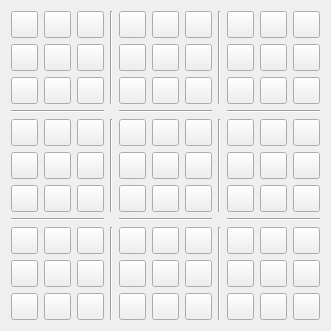
  <widget class="QWidget" name="gridLayoutWidget_8">
   <property name="geometry">
    <rect>
     <x>30</x>
     <y>70</y>
     <width>331</width>
     <height>331</height>
    </rect>
   </property>
   <layout class="QGridLayout" name="Grid">
    <item row="4" column="2">
     <layout class="QGridLayout" name="subGrid_8">
      <item row="2" column="0">
       <widget class="QPushButton" name="grid_94">
        <property name="sizePolicy">
         <sizepolicy hsizetype="Ignored" vsizetype="Ignored">
          <horstretch>0</horstretch>
          <verstretch>0</verstretch>
         </sizepolicy>
        </property>
        <property name="text">
         <string/>
        </property>
       </widget>
      </item>
      <item row="2" column="1">
       <widget class="QPushButton" name="grid_95">
        <property name="sizePolicy">
         <sizepolicy hsizetype="Ignored" vsizetype="Ignored">
          <horstretch>0</horstretch>
          <verstretch>0</verstretch>
         </sizepolicy>
        </property>
        <property name="text">
         <string/>
        </property>
       </widget>
      </item>
      <item row="0" column="1">
       <widget class="QPushButton" name="grid_75">
        <property name="sizePolicy">
         <sizepolicy hsizetype="Ignored" vsizetype="Ignored">
          <horstretch>0</horstretch>
          <verstretch>0</verstretch>
         </sizepolicy>
        </property>
        <property name="text">
         <string/>
        </property>
       </widget>
      </item>
      <item row="2" column="2">
       <widget class="QPushButton" name="grid_96">
        <property name="sizePolicy">
         <sizepolicy hsizetype="Ignored" vsizetype="Ignored">
          <horstretch>0</horstretch>
          <verstretch>0</verstretch>
         </sizepolicy>
        </property>
        <property name="text">
         <string/>
        </property>
       </widget>
      </item>
      <item row="0" column="2">
       <widget class="QPushButton" name="grid_76">
        <property name="sizePolicy">
         <sizepolicy hsizetype="Ignored" vsizetype="Ignored">
          <horstretch>0</horstretch>
          <verstretch>0</verstretch>
         </sizepolicy>
        </property>
        <property name="text">
         <string/>
        </property>
       </widget>
      </item>
      <item row="1" column="0">
       <widget class="QPushButton" name="grid_84">
        <property name="sizePolicy">
         <sizepolicy hsizetype="Ignored" vsizetype="Ignored">
          <horstretch>0</horstretch>
          <verstretch>0</verstretch>
         </sizepolicy>
        </property>
        <property name="text">
         <string/>
        </property>
       </widget>
      </item>
      <item row="1" column="2">
       <widget class="QPushButton" name="grid_86">
        <property name="sizePolicy">
         <sizepolicy hsizetype="Ignored" vsizetype="Ignored">
          <horstretch>0</horstretch>
          <verstretch>0</verstretch>
         </sizepolicy>
        </property>
        <property name="text">
         <string/>
        </property>
       </widget>
      </item>
      <item row="0" column="0">
       <widget class="QPushButton" name="grid_74">
        <property name="sizePolicy">
         <sizepolicy hsizetype="Ignored" vsizetype="Ignored">
          <horstretch>0</horstretch>
          <verstretch>0</verstretch>
         </sizepolicy>
        </property>
        <property name="text">
         <string/>
        </property>
       </widget>
      </item>
      <item row="1" column="1">
       <widget class="QPushButton" name="grid_85">
        <property name="sizePolicy">
         <sizepolicy hsizetype="Ignored" vsizetype="Ignored">
          <horstretch>0</horstretch>
          <verstretch>0</verstretch>
         </sizepolicy>
        </property>
        <property name="text">
         <string/>
        </property>
       </widget>
      </item>
     </layout>
    </item>
    <item row="0" column="2">
     <layout class="QGridLayout" name="subGrid_2">
      <item row="0" column="2">
       <widget class="QPushButton" name="grid_16">
        <property name="sizePolicy">
         <sizepolicy hsizetype="Ignored" vsizetype="Ignored">
          <horstretch>0</horstretch>
          <verstretch>0</verstretch>
         </sizepolicy>
        </property>
        <property name="text">
         <string/>
        </property>
       </widget>
      </item>
      <item row="1" column="0">
       <widget class="QPushButton" name="grid_24">
        <property name="sizePolicy">
         <sizepolicy hsizetype="Ignored" vsizetype="Ignored">
          <horstretch>0</horstretch>
          <verstretch>0</verstretch>
         </sizepolicy>
        </property>
        <property name="text">
         <string/>
        </property>
       </widget>
      </item>
      <item row="0" column="1">
       <widget class="QPushButton" name="grid_15">
        <property name="sizePolicy">
         <sizepolicy hsizetype="Ignored" vsizetype="Ignored">
          <horstretch>0</horstretch>
          <verstretch>0</verstretch>
         </sizepolicy>
        </property>
        <property name="text">
         <string/>
        </property>
       </widget>
      </item>
      <item row="0" column="0">
       <widget class="QPushButton" name="grid_14">
        <property name="sizePolicy">
         <sizepolicy hsizetype="Ignored" vsizetype="Ignored">
          <horstretch>0</horstretch>
          <verstretch>0</verstretch>
         </sizepolicy>
        </property>
        <property name="text">
         <string/>
        </property>
       </widget>
      </item>
      <item row="2" column="0">
       <widget class="QPushButton" name="grid_34">
        <property name="sizePolicy">
         <sizepolicy hsizetype="Ignored" vsizetype="Ignored">
          <horstretch>0</horstretch>
          <verstretch>0</verstretch>
         </sizepolicy>
        </property>
        <property name="text">
         <string/>
        </property>
       </widget>
      </item>
      <item row="1" column="1">
       <widget class="QPushButton" name="grid_25">
        <property name="sizePolicy">
         <sizepolicy hsizetype="Ignored" vsizetype="Ignored">
          <horstretch>0</horstretch>
          <verstretch>0</verstretch>
         </sizepolicy>
        </property>
        <property name="text">
         <string/>
        </property>
       </widget>
      </item>
      <item row="1" column="2">
       <widget class="QPushButton" name="grid_26">
        <property name="sizePolicy">
         <sizepolicy hsizetype="Ignored" vsizetype="Ignored">
          <horstretch>0</horstretch>
          <verstretch>0</verstretch>
         </sizepolicy>
        </property>
        <property name="text">
         <string/>
        </property>
       </widget>
      </item>
      <item row="2" column="1">
       <widget class="QPushButton" name="grid_35">
        <property name="sizePolicy">
         <sizepolicy hsizetype="Ignored" vsizetype="Ignored">
          <horstretch>0</horstretch>
          <verstretch>0</verstretch>
         </sizepolicy>
        </property>
        <property name="text">
         <string/>
        </property>
       </widget>
      </item>
      <item row="2" column="2">
       <widget class="QPushButton" name="grid_36">
        <property name="sizePolicy">
         <sizepolicy hsizetype="Ignored" vsizetype="Ignored">
          <horstretch>0</horstretch>
          <verstretch>0</verstretch>
         </sizepolicy>
        </property>
        <property name="text">
         <string/>
        </property>
       </widget>
      </item>
     </layout>
    </item>
    <item row="2" column="0">
     <layout class="QGridLayout" name="subGrid_4">
      <item row="0" column="1">
       <widget class="QPushButton" name="grid_42">
        <property name="sizePolicy">
         <sizepolicy hsizetype="Ignored" vsizetype="Ignored">
          <horstretch>0</horstretch>
          <verstretch>0</verstretch>
         </sizepolicy>
        </property>
        <property name="text">
         <string/>
        </property>
       </widget>
      </item>
      <item row="2" column="2">
       <widget class="QPushButton" name="grid_63">
        <property name="sizePolicy">
         <sizepolicy hsizetype="Ignored" vsizetype="Ignored">
          <horstretch>0</horstretch>
          <verstretch>0</verstretch>
         </sizepolicy>
        </property>
        <property name="text">
         <string/>
        </property>
       </widget>
      </item>
      <item row="2" column="1">
       <widget class="QPushButton" name="grid_62">
        <property name="sizePolicy">
         <sizepolicy hsizetype="Ignored" vsizetype="Ignored">
          <horstretch>0</horstretch>
          <verstretch>0</verstretch>
         </sizepolicy>
        </property>
        <property name="text">
         <string/>
        </property>
       </widget>
      </item>
      <item row="2" column="0">
       <widget class="QPushButton" name="grid_61">
        <property name="sizePolicy">
         <sizepolicy hsizetype="Ignored" vsizetype="Ignored">
          <horstretch>0</horstretch>
          <verstretch>0</verstretch>
         </sizepolicy>
        </property>
        <property name="text">
         <string/>
        </property>
       </widget>
      </item>
      <item row="1" column="1">
       <widget class="QPushButton" name="grid_52">
        <property name="sizePolicy">
         <sizepolicy hsizetype="Ignored" vsizetype="Ignored">
          <horstretch>0</horstretch>
          <verstretch>0</verstretch>
         </sizepolicy>
        </property>
        <property name="text">
         <string/>
        </property>
       </widget>
      </item>
      <item row="0" column="2">
       <widget class="QPushButton" name="grid_43">
        <property name="sizePolicy">
         <sizepolicy hsizetype="Ignored" vsizetype="Ignored">
          <horstretch>0</horstretch>
          <verstretch>0</verstretch>
         </sizepolicy>
        </property>
        <property name="text">
         <string/>
        </property>
       </widget>
      </item>
      <item row="1" column="0">
       <widget class="QPushButton" name="grid_51">
        <property name="sizePolicy">
         <sizepolicy hsizetype="Ignored" vsizetype="Ignored">
          <horstretch>0</horstretch>
          <verstretch>0</verstretch>
         </sizepolicy>
        </property>
        <property name="text">
         <string/>
        </property>
       </widget>
      </item>
      <item row="1" column="2">
       <widget class="QPushButton" name="grid_53">
        <property name="sizePolicy">
         <sizepolicy hsizetype="Ignored" vsizetype="Ignored">
          <horstretch>0</horstretch>
          <verstretch>0</verstretch>
         </sizepolicy>
        </property>
        <property name="text">
         <string/>
        </property>
       </widget>
      </item>
      <item row="0" column="0">
       <widget class="QPushButton" name="grid_41">
        <property name="sizePolicy">
         <sizepolicy hsizetype="Ignored" vsizetype="Ignored">
          <horstretch>0</horstretch>
          <verstretch>0</verstretch>
         </sizepolicy>
        </property>
        <property name="text">
         <string/>
        </property>
       </widget>
      </item>
     </layout>
    </item>
    <item row="0" column="1">
     <widget class="Line" name="line_13">
      <property name="orientation">
       <enum>Qt::Vertical</enum>
      </property>
     </widget>
    </item>
    <item row="4" column="3">
     <widget class="Line" name="line_14">
      <property name="orientation">
       <enum>Qt::Vertical</enum>
      </property>
     </widget>
    </item>
    <item row="4" column="4">
     <layout class="QGridLayout" name="subGrid_9">
      <item row="1" column="1">
       <widget class="QPushButton" name="grid_88">
        <property name="sizePolicy">
         <sizepolicy hsizetype="Ignored" vsizetype="Ignored">
          <horstretch>0</horstretch>
          <verstretch>0</verstretch>
         </sizepolicy>
        </property>
        <property name="text">
         <string/>
        </property>
       </widget>
      </item>
      <item row="2" column="1">
       <widget class="QPushButton" name="grid_98">
        <property name="sizePolicy">
         <sizepolicy hsizetype="Ignored" vsizetype="Ignored">
          <horstretch>0</horstretch>
          <verstretch>0</verstretch>
         </sizepolicy>
        </property>
        <property name="text">
         <string/>
        </property>
       </widget>
      </item>
      <item row="1" column="2">
       <widget class="QPushButton" name="grid_89">
        <property name="sizePolicy">
         <sizepolicy hsizetype="Ignored" vsizetype="Ignored">
          <horstretch>0</horstretch>
          <verstretch>0</verstretch>
         </sizepolicy>
        </property>
        <property name="text">
         <string/>
        </property>
       </widget>
      </item>
      <item row="0" column="2">
       <widget class="QPushButton" name="grid_79">
        <property name="sizePolicy">
         <sizepolicy hsizetype="Ignored" vsizetype="Ignored">
          <horstretch>0</horstretch>
          <verstretch>0</verstretch>
         </sizepolicy>
        </property>
        <property name="text">
         <string/>
        </property>
       </widget>
      </item>
      <item row="0" column="1">
       <widget class="QPushButton" name="grid_78">
        <property name="sizePolicy">
         <sizepolicy hsizetype="Ignored" vsizetype="Ignored">
          <horstretch>0</horstretch>
          <verstretch>0</verstretch>
         </sizepolicy>
        </property>
        <property name="text">
         <string/>
        </property>
       </widget>
      </item>
      <item row="2" column="2">
       <widget class="QPushButton" name="grid_99">
        <property name="sizePolicy">
         <sizepolicy hsizetype="Ignored" vsizetype="Ignored">
          <horstretch>0</horstretch>
          <verstretch>0</verstretch>
         </sizepolicy>
        </property>
        <property name="text">
         <string/>
        </property>
       </widget>
      </item>
      <item row="1" column="0">
       <widget class="QPushButton" name="grid_87">
        <property name="sizePolicy">
         <sizepolicy hsizetype="Ignored" vsizetype="Ignored">
          <horstretch>0</horstretch>
          <verstretch>0</verstretch>
         </sizepolicy>
        </property>
        <property name="text">
         <string/>
        </property>
       </widget>
      </item>
      <item row="0" column="0">
       <widget class="QPushButton" name="grid_77">
        <property name="sizePolicy">
         <sizepolicy hsizetype="Ignored" vsizetype="Ignored">
          <horstretch>0</horstretch>
          <verstretch>0</verstretch>
         </sizepolicy>
        </property>
        <property name="text">
         <string/>
        </property>
       </widget>
      </item>
      <item row="2" column="0">
       <widget class="QPushButton" name="grid_97">
        <property name="sizePolicy">
         <sizepolicy hsizetype="Ignored" vsizetype="Ignored">
          <horstretch>0</horstretch>
          <verstretch>0</verstretch>
         </sizepolicy>
        </property>
        <property name="text">
         <string/>
        </property>
       </widget>
      </item>
     </layout>
    </item>
    <item row="1" column="4">
     <widget class="Line" name="line_15">
      <property name="orientation">
       <enum>Qt::Horizontal</enum>
      </property>
     </widget>
    </item>
    <item row="2" column="1">
     <widget class="Line" name="line_16">
      <property name="orientation">
       <enum>Qt::Vertical</enum>
      </property>
     </widget>
    </item>
    <item row="1" column="0">
     <widget class="Line" name="line_17">
      <property name="orientation">
       <enum>Qt::Horizontal</enum>
      </property>
     </widget>
    </item>
    <item row="4" column="0">
     <layout class="QGridLayout" name="subGrid_7">
      <item row="0" column="2">
       <widget class="QPushButton" name="grid_73">
        <property name="sizePolicy">
         <sizepolicy hsizetype="Ignored" vsizetype="Ignored">
          <horstretch>0</horstretch>
          <verstretch>0</verstretch>
         </sizepolicy>
        </property>
        <property name="text">
         <string/>
        </property>
       </widget>
      </item>
      <item row="1" column="0">
       <widget class="QPushButton" name="grid_81">
        <property name="sizePolicy">
         <sizepolicy hsizetype="Ignored" vsizetype="Ignored">
          <horstretch>0</horstretch>
          <verstretch>0</verstretch>
         </sizepolicy>
        </property>
        <property name="text">
         <string/>
        </property>
       </widget>
      </item>
      <item row="0" column="1">
       <widget class="QPushButton" name="grid_72">
        <property name="sizePolicy">
         <sizepolicy hsizetype="Ignored" vsizetype="Ignored">
          <horstretch>0</horstretch>
          <verstretch>0</verstretch>
         </sizepolicy>
        </property>
        <property name="text">
         <string/>
        </property>
       </widget>
      </item>
      <item row="0" column="0">
       <widget class="QPushButton" name="grid_71">
        <property name="sizePolicy">
         <sizepolicy hsizetype="Ignored" vsizetype="Ignored">
          <horstretch>0</horstretch>
          <verstretch>0</verstretch>
         </sizepolicy>
        </property>
        <property name="text">
         <string/>
        </property>
       </widget>
      </item>
      <item row="2" column="0">
       <widget class="QPushButton" name="grid_91">
        <property name="sizePolicy">
         <sizepolicy hsizetype="Ignored" vsizetype="Ignored">
          <horstretch>0</horstretch>
          <verstretch>0</verstretch>
         </sizepolicy>
        </property>
        <property name="text">
         <string/>
        </property>
       </widget>
      </item>
      <item row="1" column="1">
       <widget class="QPushButton" name="grid_82">
        <property name="sizePolicy">
         <sizepolicy hsizetype="Ignored" vsizetype="Ignored">
          <horstretch>0</horstretch>
          <verstretch>0</verstretch>
         </sizepolicy>
        </property>
        <property name="text">
         <string/>
        </property>
       </widget>
      </item>
      <item row="1" column="2">
       <widget class="QPushButton" name="grid_83">
        <property name="sizePolicy">
         <sizepolicy hsizetype="Ignored" vsizetype="Ignored">
          <horstretch>0</horstretch>
          <verstretch>0</verstretch>
         </sizepolicy>
        </property>
        <property name="text">
         <string/>
        </property>
       </widget>
      </item>
      <item row="2" column="1">
       <widget class="QPushButton" name="grid_92">
        <property name="sizePolicy">
         <sizepolicy hsizetype="Ignored" vsizetype="Ignored">
          <horstretch>0</horstretch>
          <verstretch>0</verstretch>
         </sizepolicy>
        </property>
        <property name="text">
         <string/>
        </property>
       </widget>
      </item>
      <item row="2" column="2">
       <widget class="QPushButton" name="grid_93">
        <property name="sizePolicy">
         <sizepolicy hsizetype="Ignored" vsizetype="Ignored">
          <horstretch>0</horstretch>
          <verstretch>0</verstretch>
         </sizepolicy>
        </property>
        <property name="text">
         <string/>
        </property>
       </widget>
      </item>
     </layout>
    </item>
    <item row="0" column="3">
     <widget class="Line" name="line_18">
      <property name="autoFillBackground">
       <bool>false</bool>
      </property>
      <property name="orientation">
       <enum>Qt::Vertical</enum>
      </property>
     </widget>
    </item>
    <item row="0" column="0">
     <layout class="QGridLayout" name="subGrid_1">
      <item row="1" column="0">
       <widget class="QPushButton" name="grid_21">
        <property name="sizePolicy">
         <sizepolicy hsizetype="Ignored" vsizetype="Ignored">
          <horstretch>0</horstretch>
          <verstretch>0</verstretch>
         </sizepolicy>
        </property>
        <property name="text">
         <string/>
        </property>
       </widget>
      </item>
      <item row="0" column="2">
       <widget class="QPushButton" name="grid_13">
        <property name="sizePolicy">
         <sizepolicy hsizetype="Ignored" vsizetype="Ignored">
          <horstretch>0</horstretch>
          <verstretch>0</verstretch>
         </sizepolicy>
        </property>
        <property name="text">
         <string/>
        </property>
       </widget>
      </item>
      <item row="1" column="2">
       <widget class="QPushButton" name="grid_23">
        <property name="sizePolicy">
         <sizepolicy hsizetype="Ignored" vsizetype="Ignored">
          <horstretch>0</horstretch>
          <verstretch>0</verstretch>
         </sizepolicy>
        </property>
        <property name="text">
         <string/>
        </property>
       </widget>
      </item>
      <item row="2" column="0">
       <widget class="QPushButton" name="grid_31">
        <property name="sizePolicy">
         <sizepolicy hsizetype="Ignored" vsizetype="Ignored">
          <horstretch>0</horstretch>
          <verstretch>0</verstretch>
         </sizepolicy>
        </property>
        <property name="text">
         <string/>
        </property>
       </widget>
      </item>
      <item row="2" column="2">
       <widget class="QPushButton" name="grid_33">
        <property name="sizePolicy">
         <sizepolicy hsizetype="Ignored" vsizetype="Ignored">
          <horstretch>0</horstretch>
          <verstretch>0</verstretch>
         </sizepolicy>
        </property>
        <property name="text">
         <string/>
        </property>
       </widget>
      </item>
      <item row="0" column="1">
       <widget class="QPushButton" name="grid_12">
        <property name="sizePolicy">
         <sizepolicy hsizetype="Ignored" vsizetype="Ignored">
          <horstretch>0</horstretch>
          <verstretch>0</verstretch>
         </sizepolicy>
        </property>
        <property name="text">
         <string/>
        </property>
       </widget>
      </item>
      <item row="2" column="1">
       <widget class="QPushButton" name="grid_32">
        <property name="sizePolicy">
         <sizepolicy hsizetype="Ignored" vsizetype="Ignored">
          <horstretch>0</horstretch>
          <verstretch>0</verstretch>
         </sizepolicy>
        </property>
        <property name="text">
         <string/>
        </property>
       </widget>
      </item>
      <item row="1" column="1">
       <widget class="QPushButton" name="grid_22">
        <property name="sizePolicy">
         <sizepolicy hsizetype="Ignored" vsizetype="Ignored">
          <horstretch>0</horstretch>
          <verstretch>0</verstretch>
         </sizepolicy>
        </property>
        <property name="text">
         <string/>
        </property>
       </widget>
      </item>
      <item row="0" column="0">
       <widget class="QPushButton" name="grid_11">
        <property name="sizePolicy">
         <sizepolicy hsizetype="Ignored" vsizetype="Ignored">
          <horstretch>0</horstretch>
          <verstretch>0</verstretch>
         </sizepolicy>
        </property>
        <property name="text">
         <string/>
        </property>
       </widget>
      </item>
     </layout>
    </item>
    <item row="2" column="4">
     <layout class="QGridLayout" name="subGrid_6">
      <item row="0" column="2">
       <widget class="QPushButton" name="grid_49">
        <property name="sizePolicy">
         <sizepolicy hsizetype="Ignored" vsizetype="Ignored">
          <horstretch>0</horstretch>
          <verstretch>0</verstretch>
         </sizepolicy>
        </property>
        <property name="text">
         <string/>
        </property>
       </widget>
      </item>
      <item row="1" column="0">
       <widget class="QPushButton" name="grid_57">
        <property name="sizePolicy">
         <sizepolicy hsizetype="Ignored" vsizetype="Ignored">
          <horstretch>0</horstretch>
          <verstretch>0</verstretch>
         </sizepolicy>
        </property>
        <property name="text">
         <string/>
        </property>
       </widget>
      </item>
      <item row="0" column="1">
       <widget class="QPushButton" name="grid_48">
        <property name="sizePolicy">
         <sizepolicy hsizetype="Ignored" vsizetype="Ignored">
          <horstretch>0</horstretch>
          <verstretch>0</verstretch>
         </sizepolicy>
        </property>
        <property name="text">
         <string/>
        </property>
       </widget>
      </item>
      <item row="0" column="0">
       <widget class="QPushButton" name="grid_47">
        <property name="sizePolicy">
         <sizepolicy hsizetype="Ignored" vsizetype="Ignored">
          <horstretch>0</horstretch>
          <verstretch>0</verstretch>
         </sizepolicy>
        </property>
        <property name="text">
         <string/>
        </property>
       </widget>
      </item>
      <item row="2" column="0">
       <widget class="QPushButton" name="grid_67">
        <property name="sizePolicy">
         <sizepolicy hsizetype="Ignored" vsizetype="Ignored">
          <horstretch>0</horstretch>
          <verstretch>0</verstretch>
         </sizepolicy>
        </property>
        <property name="text">
         <string/>
        </property>
       </widget>
      </item>
      <item row="1" column="1">
       <widget class="QPushButton" name="grid_58">
        <property name="sizePolicy">
         <sizepolicy hsizetype="Ignored" vsizetype="Ignored">
          <horstretch>0</horstretch>
          <verstretch>0</verstretch>
         </sizepolicy>
        </property>
        <property name="text">
         <string/>
        </property>
       </widget>
      </item>
      <item row="1" column="2">
       <widget class="QPushButton" name="grid_59">
        <property name="sizePolicy">
         <sizepolicy hsizetype="Ignored" vsizetype="Ignored">
          <horstretch>0</horstretch>
          <verstretch>0</verstretch>
         </sizepolicy>
        </property>
        <property name="text">
         <string/>
        </property>
       </widget>
      </item>
      <item row="2" column="1">
       <widget class="QPushButton" name="grid_68">
        <property name="sizePolicy">
         <sizepolicy hsizetype="Ignored" vsizetype="Ignored">
          <horstretch>0</horstretch>
          <verstretch>0</verstretch>
         </sizepolicy>
        </property>
        <property name="text">
         <string/>
        </property>
       </widget>
      </item>
      <item row="2" column="2">
       <widget class="QPushButton" name="grid_69">
        <property name="sizePolicy">
         <sizepolicy hsizetype="Ignored" vsizetype="Ignored">
          <horstretch>0</horstretch>
          <verstretch>0</verstretch>
         </sizepolicy>
        </property>
        <property name="text">
         <string/>
        </property>
       </widget>
      </item>
     </layout>
    </item>
    <item row="2" column="2">
     <layout class="QGridLayout" name="subGrid_5">
      <item row="0" column="2">
       <widget class="QPushButton" name="grid_46">
        <property name="sizePolicy">
         <sizepolicy hsizetype="Ignored" vsizetype="Ignored">
          <horstretch>0</horstretch>
          <verstretch>0</verstretch>
         </sizepolicy>
        </property>
        <property name="text">
         <string/>
        </property>
       </widget>
      </item>
      <item row="1" column="0">
       <widget class="QPushButton" name="grid_54">
        <property name="sizePolicy">
         <sizepolicy hsizetype="Ignored" vsizetype="Ignored">
          <horstretch>0</horstretch>
          <verstretch>0</verstretch>
         </sizepolicy>
        </property>
        <property name="text">
         <string/>
        </property>
       </widget>
      </item>
      <item row="0" column="1">
       <widget class="QPushButton" name="grid_45">
        <property name="sizePolicy">
         <sizepolicy hsizetype="Ignored" vsizetype="Ignored">
          <horstretch>0</horstretch>
          <verstretch>0</verstretch>
         </sizepolicy>
        </property>
        <property name="text">
         <string/>
        </property>
       </widget>
      </item>
      <item row="0" column="0">
       <widget class="QPushButton" name="grid_44">
        <property name="sizePolicy">
         <sizepolicy hsizetype="Ignored" vsizetype="Ignored">
          <horstretch>0</horstretch>
          <verstretch>0</verstretch>
         </sizepolicy>
        </property>
        <property name="text">
         <string/>
        </property>
       </widget>
      </item>
      <item row="2" column="0">
       <widget class="QPushButton" name="grid_64">
        <property name="sizePolicy">
         <sizepolicy hsizetype="Ignored" vsizetype="Ignored">
          <horstretch>0</horstretch>
          <verstretch>0</verstretch>
         </sizepolicy>
        </property>
        <property name="text">
         <string/>
        </property>
       </widget>
      </item>
      <item row="1" column="1">
       <widget class="QPushButton" name="grid_55">
        <property name="sizePolicy">
         <sizepolicy hsizetype="Ignored" vsizetype="Ignored">
          <horstretch>0</horstretch>
          <verstretch>0</verstretch>
         </sizepolicy>
        </property>
        <property name="text">
         <string/>
        </property>
       </widget>
      </item>
      <item row="1" column="2">
       <widget class="QPushButton" name="grid_56">
        <property name="sizePolicy">
         <sizepolicy hsizetype="Ignored" vsizetype="Ignored">
          <horstretch>0</horstretch>
          <verstretch>0</verstretch>
         </sizepolicy>
        </property>
        <property name="text">
         <string/>
        </property>
       </widget>
      </item>
      <item row="2" column="1">
       <widget class="QPushButton" name="grid_65">
        <property name="sizePolicy">
         <sizepolicy hsizetype="Ignored" vsizetype="Ignored">
          <horstretch>0</horstretch>
          <verstretch>0</verstretch>
         </sizepolicy>
        </property>
        <property name="text">
         <string/>
        </property>
       </widget>
      </item>
      <item row="2" column="2">
       <widget class="QPushButton" name="grid_66">
        <property name="sizePolicy">
         <sizepolicy hsizetype="Ignored" vsizetype="Ignored">
          <horstretch>0</horstretch>
          <verstretch>0</verstretch>
         </sizepolicy>
        </property>
        <property name="text">
         <string/>
        </property>
       </widget>
      </item>
     </layout>
    </item>
    <item row="4" column="1">
     <widget class="Line" name="line_19">
      <property name="orientation">
       <enum>Qt::Vertical</enum>
      </property>
     </widget>
    </item>
    <item row="1" column="2">
     <widget class="Line" name="line_20">
      <property name="orientation">
       <enum>Qt::Horizontal</enum>
      </property>
     </widget>
    </item>
    <item row="0" column="4">
     <layout class="QGridLayout" name="subGrid_3">
      <item row="0" column="2">
       <widget class="QPushButton" name="grid_19">
        <property name="sizePolicy">
         <sizepolicy hsizetype="Ignored" vsizetype="Ignored">
          <horstretch>0</horstretch>
          <verstretch>0</verstretch>
         </sizepolicy>
        </property>
        <property name="text">
         <string/>
        </property>
       </widget>
      </item>
      <item row="1" column="0">
       <widget class="QPushButton" name="grid_27">
        <property name="sizePolicy">
         <sizepolicy hsizetype="Ignored" vsizetype="Ignored">
          <horstretch>0</horstretch>
          <verstretch>0</verstretch>
         </sizepolicy>
        </property>
        <property name="text">
         <string/>
        </property>
       </widget>
      </item>
      <item row="0" column="1">
       <widget class="QPushButton" name="grid_18">
        <property name="sizePolicy">
         <sizepolicy hsizetype="Ignored" vsizetype="Ignored">
          <horstretch>0</horstretch>
          <verstretch>0</verstretch>
         </sizepolicy>
        </property>
        <property name="text">
         <string/>
        </property>
       </widget>
      </item>
      <item row="0" column="0">
       <widget class="QPushButton" name="grid_17">
        <property name="sizePolicy">
         <sizepolicy hsizetype="Ignored" vsizetype="Ignored">
          <horstretch>0</horstretch>
          <verstretch>0</verstretch>
         </sizepolicy>
        </property>
        <property name="text">
         <string/>
        </property>
       </widget>
      </item>
      <item row="2" column="0">
       <widget class="QPushButton" name="grid_37">
        <property name="sizePolicy">
         <sizepolicy hsizetype="Ignored" vsizetype="Ignored">
          <horstretch>0</horstretch>
          <verstretch>0</verstretch>
         </sizepolicy>
        </property>
        <property name="text">
         <string/>
        </property>
       </widget>
      </item>
      <item row="1" column="1">
       <widget class="QPushButton" name="grid_28">
        <property name="sizePolicy">
         <sizepolicy hsizetype="Ignored" vsizetype="Ignored">
          <horstretch>0</horstretch>
          <verstretch>0</verstretch>
         </sizepolicy>
        </property>
        <property name="text">
         <string/>
        </property>
       </widget>
      </item>
      <item row="1" column="2">
       <widget class="QPushButton" name="grid_29">
        <property name="sizePolicy">
         <sizepolicy hsizetype="Ignored" vsizetype="Ignored">
          <horstretch>0</horstretch>
          <verstretch>0</verstretch>
         </sizepolicy>
        </property>
        <property name="text">
         <string/>
        </property>
       </widget>
      </item>
      <item row="2" column="1">
       <widget class="QPushButton" name="grid_38">
        <property name="sizePolicy">
         <sizepolicy hsizetype="Ignored" vsizetype="Ignored">
          <horstretch>0</horstretch>
          <verstretch>0</verstretch>
         </sizepolicy>
        </property>
        <property name="text">
         <string/>
        </property>
       </widget>
      </item>
      <item row="2" column="2">
       <widget class="QPushButton" name="grid_39">
        <property name="sizePolicy">
         <sizepolicy hsizetype="Ignored" vsizetype="Ignored">
          <horstretch>0</horstretch>
          <verstretch>0</verstretch>
         </sizepolicy>
        </property>
        <property name="text">
         <string/>
        </property>
       </widget>
      </item>
     </layout>
    </item>
    <item row="2" column="3">
     <widget class="Line" name="line_21">
      <property name="orientation">
       <enum>Qt::Vertical</enum>
      </property>
     </widget>
    </item>
    <item row="3" column="0">
     <widget class="Line" name="line_22">
      <property name="orientation">
       <enum>Qt::Horizontal</enum>
      </property>
     </widget>
    </item>
    <item row="3" column="2">
     <widget class="Line" name="line_23">
      <property name="orientation">
       <enum>Qt::Horizontal</enum>
      </property>
     </widget>
    </item>
    <item row="3" column="4">
     <widget class="Line" name="line_24">
      <property name="orientation">
       <enum>Qt::Horizontal</enum>
      </property>
     </widget>
    </item>
   </layout>
  </widget>
